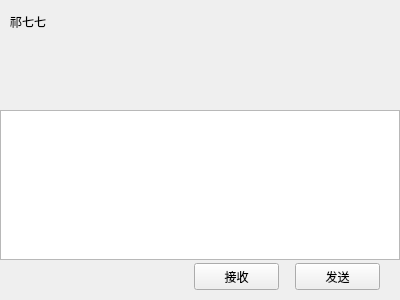
<?xml version="1.0" encoding="UTF-8"?>
<ui version="4.0">
 <class>ChatPage</class>
 <widget class="QWidget" name="ChatPage">
  <property name="geometry">
   <rect>
    <x>0</x>
    <y>0</y>
    <width>400</width>
    <height>300</height>
   </rect>
  </property>
  <property name="windowTitle">
   <string>Form</string>
  </property>
  <layout class="QVBoxLayout" name="verticalLayout">
   <property name="spacing">
    <number>0</number>
   </property>
   <property name="leftMargin">
    <number>0</number>
   </property>
   <property name="topMargin">
    <number>0</number>
   </property>
   <property name="rightMargin">
    <number>0</number>
   </property>
   <property name="bottomMargin">
    <number>0</number>
   </property>
   <item>
    <widget class="QWidget" name="chat_data_wid" native="true">
     <layout class="QVBoxLayout" name="verticalLayout_4">
      <property name="spacing">
       <number>0</number>
      </property>
      <property name="leftMargin">
       <number>0</number>
      </property>
      <property name="topMargin">
       <number>0</number>
      </property>
      <property name="rightMargin">
       <number>0</number>
      </property>
      <property name="bottomMargin">
       <number>0</number>
      </property>
      <item>
       <widget class="QWidget" name="title_wid" native="true">
        <property name="minimumSize">
         <size>
          <width>0</width>
          <height>40</height>
         </size>
        </property>
        <property name="maximumSize">
         <size>
          <width>16777215</width>
          <height>40</height>
         </size>
        </property>
        <layout class="QVBoxLayout" name="verticalLayout_5">
         <property name="spacing">
          <number>7</number>
         </property>
         <property name="leftMargin">
          <number>10</number>
         </property>
         <property name="topMargin">
          <number>2</number>
         </property>
         <property name="rightMargin">
          <number>2</number>
         </property>
         <property name="bottomMargin">
          <number>2</number>
         </property>
         <item>
          <widget class="QWidget" name="widget_3" native="true">
           <layout class="QHBoxLayout" name="horizontalLayout_3">
            <property name="spacing">
             <number>0</number>
            </property>
            <property name="leftMargin">
             <number>0</number>
            </property>
            <property name="topMargin">
             <number>0</number>
            </property>
            <property name="rightMargin">
             <number>0</number>
            </property>
            <property name="bottomMargin">
             <number>0</number>
            </property>
            <item>
             <widget class="QLabel" name="title_lb">
              <property name="minimumSize">
               <size>
                <width>0</width>
                <height>40</height>
               </size>
              </property>
              <property name="maximumSize">
               <size>
                <width>16777215</width>
                <height>40</height>
               </size>
              </property>
              <property name="text">
               <string>祁七七</string>
              </property>
             </widget>
            </item>
           </layout>
          </widget>
         </item>
        </layout>
       </widget>
      </item>
      <item>
       <widget class="ChatView" name="chat_data_list" native="true"/>
      </item>
      <item>
       <widget class="QWidget" name="tool_wid" native="true">
        <property name="minimumSize">
         <size>
          <width>0</width>
          <height>35</height>
         </size>
        </property>
        <property name="maximumSize">
         <size>
          <width>16777215</width>
          <height>35</height>
         </size>
        </property>
        <layout class="QHBoxLayout" name="horizontalLayout_4">
         <property name="spacing">
          <number>7</number>
         </property>
         <property name="leftMargin">
          <number>2</number>
         </property>
         <property name="topMargin">
          <number>2</number>
         </property>
         <property name="rightMargin">
          <number>2</number>
         </property>
         <property name="bottomMargin">
          <number>2</number>
         </property>
         <item>
          <spacer name="horizontalSpacer_2">
           <property name="orientation">
            <enum>Qt::Orientation::Horizontal</enum>
           </property>
           <property name="sizeType">
            <enum>QSizePolicy::Policy::Fixed</enum>
           </property>
           <property name="sizeHint" stdset="0">
            <size>
             <width>5</width>
             <height>20</height>
            </size>
           </property>
          </spacer>
         </item>
         <item>
          <widget class="ClickedLabel" name="emo_lb">
           <property name="minimumSize">
            <size>
             <width>30</width>
             <height>30</height>
            </size>
           </property>
           <property name="maximumSize">
            <size>
             <width>30</width>
             <height>30</height>
            </size>
           </property>
           <property name="text">
            <string/>
           </property>
          </widget>
         </item>
         <item>
          <spacer name="horizontalSpacer_4">
           <property name="orientation">
            <enum>Qt::Orientation::Horizontal</enum>
           </property>
           <property name="sizeType">
            <enum>QSizePolicy::Policy::Fixed</enum>
           </property>
           <property name="sizeHint" stdset="0">
            <size>
             <width>5</width>
             <height>20</height>
            </size>
           </property>
          </spacer>
         </item>
         <item>
          <widget class="ClickedLabel" name="file_lb">
           <property name="minimumSize">
            <size>
             <width>30</width>
             <height>30</height>
            </size>
           </property>
           <property name="maximumSize">
            <size>
             <width>30</width>
             <height>30</height>
            </size>
           </property>
           <property name="text">
            <string/>
           </property>
          </widget>
         </item>
         <item>
          <spacer name="horizontalSpacer_3">
           <property name="orientation">
            <enum>Qt::Orientation::Horizontal</enum>
           </property>
           <property name="sizeHint" stdset="0">
            <size>
             <width>40</width>
             <height>20</height>
            </size>
           </property>
          </spacer>
         </item>
        </layout>
       </widget>
      </item>
      <item>
       <widget class="MessageTextEdit" name="chatEdit">
        <property name="minimumSize">
         <size>
          <width>0</width>
          <height>150</height>
         </size>
        </property>
        <property name="maximumSize">
         <size>
          <width>16777215</width>
          <height>150</height>
         </size>
        </property>
       </widget>
      </item>
      <item>
       <widget class="QWidget" name="send_wid" native="true">
        <property name="minimumSize">
         <size>
          <width>0</width>
          <height>40</height>
         </size>
        </property>
        <property name="maximumSize">
         <size>
          <width>16777215</width>
          <height>40</height>
         </size>
        </property>
        <layout class="QHBoxLayout" name="horizontalLayout_5">
         <property name="leftMargin">
          <number>0</number>
         </property>
         <property name="topMargin">
          <number>3</number>
         </property>
         <property name="rightMargin">
          <number>10</number>
         </property>
         <property name="bottomMargin">
          <number>10</number>
         </property>
         <item>
          <spacer name="horizontalSpacer_5">
           <property name="orientation">
            <enum>Qt::Orientation::Horizontal</enum>
           </property>
           <property name="sizeHint" stdset="0">
            <size>
             <width>40</width>
             <height>20</height>
            </size>
           </property>
          </spacer>
         </item>
         <item>
          <widget class="ClickedBtn" name="receive_btn">
           <property name="minimumSize">
            <size>
             <width>85</width>
             <height>27</height>
            </size>
           </property>
           <property name="maximumSize">
            <size>
             <width>85</width>
             <height>27</height>
            </size>
           </property>
           <property name="text">
            <string>接收</string>
           </property>
          </widget>
         </item>
         <item>
          <spacer name="horizontalSpacer_6">
           <property name="orientation">
            <enum>Qt::Orientation::Horizontal</enum>
           </property>
           <property name="sizeType">
            <enum>QSizePolicy::Policy::Fixed</enum>
           </property>
           <property name="sizeHint" stdset="0">
            <size>
             <width>10</width>
             <height>20</height>
            </size>
           </property>
          </spacer>
         </item>
         <item>
          <widget class="ClickedBtn" name="send_btn">
           <property name="enabled">
            <bool>true</bool>
           </property>
           <property name="minimumSize">
            <size>
             <width>85</width>
             <height>27</height>
            </size>
           </property>
           <property name="maximumSize">
            <size>
             <width>85</width>
             <height>27</height>
            </size>
           </property>
           <property name="text">
            <string>发送</string>
           </property>
          </widget>
         </item>
         <item>
          <spacer name="horizontalSpacer_7">
           <property name="orientation">
            <enum>Qt::Orientation::Horizontal</enum>
           </property>
           <property name="sizeType">
            <enum>QSizePolicy::Policy::Fixed</enum>
           </property>
           <property name="sizeHint" stdset="0">
            <size>
             <width>10</width>
             <height>20</height>
            </size>
           </property>
          </spacer>
         </item>
        </layout>
       </widget>
      </item>
     </layout>
    </widget>
   </item>
  </layout>
 </widget>
 <customwidgets>
  <customwidget>
   <class>ClickedBtn</class>
   <extends>QPushButton</extends>
   <header location="global">clickedbtn.h</header>
  </customwidget>
  <customwidget>
   <class>ClickedLabel</class>
   <extends>QLabel</extends>
   <header>clickedlabel.h</header>
  </customwidget>
  <customwidget>
   <class>ChatView</class>
   <extends>QWidget</extends>
   <header>chatview.h</header>
   <container>1</container>
  </customwidget>
  <customwidget>
   <class>MessageTextEdit</class>
   <extends>QTextEdit</extends>
   <header location="global">messagetextedit.h</header>
  </customwidget>
 </customwidgets>
 <resources/>
 <connections/>
</ui>
